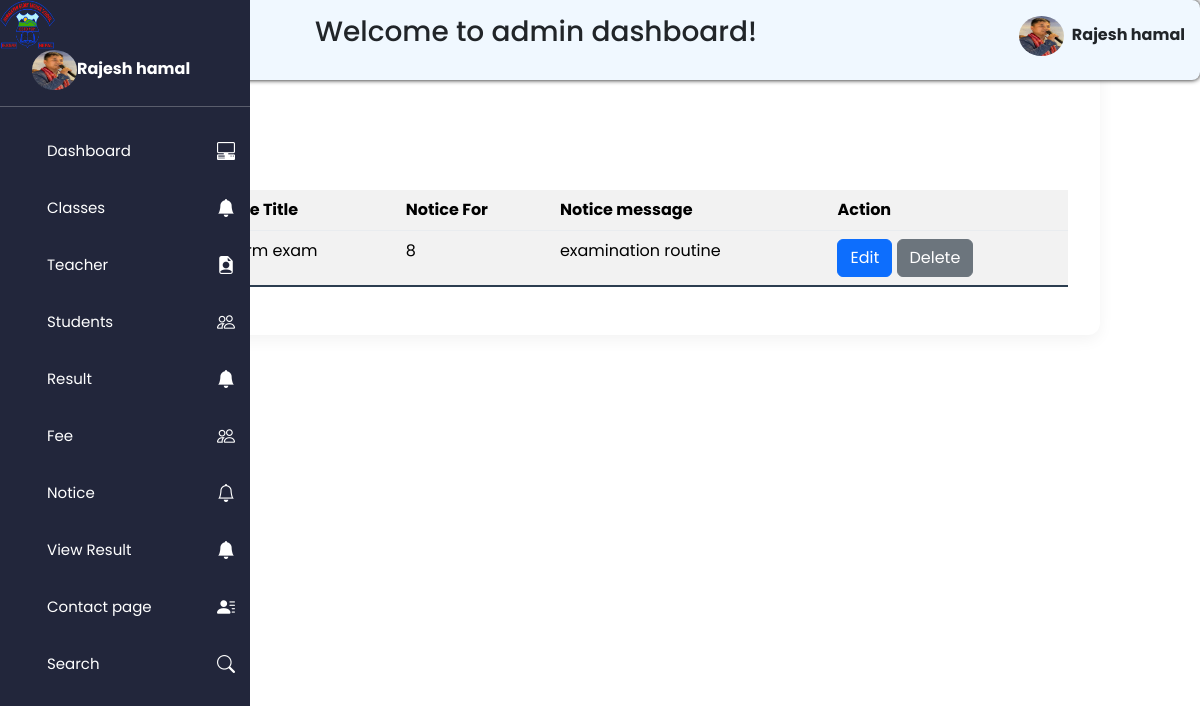
/admin/view-notice.php (signed in), run on the app's committed database.
### tables this page shows
CREATE TABLE `notice` (
  `id` int(11) NOT NULL AUTO_INCREMENT,
  `noticetitle` varchar(255) NOT NULL,
  `classid` int(11) NOT NULL,
  `noticemsg` text NOT NULL,
  `file_path` varchar(255) DEFAULT NULL,
  `created_at` timestamp NOT NULL DEFAULT current_timestamp(),
  PRIMARY KEY (`id`)
);

### admin/view-notice.php (the view, shortened to what this page needs)
<?php
include_once('../connection.php');
?>
<!DOCTYPE html>
<html lang="en">
<head>
    <link rel="stylesheet" href="/studentmgt/admin/css/add-students.css">
     <link rel="stylesheet" href="/studentmgt/admin/css/bootstrap.min.css">
</head>
<body>
  <?php include'includes/sidebar.php'?>
  <div class="table-data">
    <h2>Notice</h2>
    <table class="table table-striped">
        <tr>
            <th>S.N</th>
            <th>Notice Title</th>
            <th>Notice For</th>
            <th>Notice message</th>
            <th>Action</th>
        <tr>
        <?php
      $records = mysqli_query($conn,
     "SELECT id,noticetitle,classid,noticemsg FROM notice");
      $serialno=1;
        while ($row = mysqli_fetch_assoc($records)) {
        echo '<tr>
         <td>'.$serialno++.'</td>
        <td>'.$row['noticetitle'].'</td>
         <td>'.$row['classid'].'</td>
         <td> '.$row['noticemsg'].' </td>
        <td>
        <a href="manage-notice.php?editid='.$row['id'].'"><button class="btn btn-primary">Edit</button></a>
        <a href="manage-notice.php?deleteid='.$row['id'].'"onclick="return confirm(\'Are you sure you want to delete?\')"><button class="btn btn-secondary">Delete</button></td></a>
        </tr>';
        }
        ?>
        </tr>
    </table>
    </div>
</body>
</html>

### admin/includes/sidebar.php (shortened to what this page needs)
<?php
include('../connection.php');
$id=1;
?>
<!DOCTYPE html>
<html lang="en">
<head>
  <link rel="stylesheet" href="/studentmgt/admin/css/style.css">
  <link rel="stylesheet" href="/studentmgt/admin/css/bootstrap.min.css">
  <link rel="stylesheet" href="/studentmgt/admin/css/bootstrap-icons.min.css">
</head>
<body>
<header>
   <?php
  $sql="SELECT * from admin where id=$id";
  $result=mysqli_query($conn,$sql);
  while($row=mysqli_fetch_assoc($result)){
   $name=$row['name'];
   $img=$row['image'];
  }
  ?>
  <div class="head">
    <h3>Welcome to admin dashboard!</h3>
    <div >
    <img id="profile" class="profile-img" src="<?php echo "$img"?>"><strong ><?php echo $name ?> </strong>
    </div>
  </div>
</header>
<aside id="sidebar">
  <div class="head">
  <img src="../images/logo.png" class="logo">
  </div>
  <div >
    <img id="profile" class="profile-img" src="<?php echo "$img"?>"><strong ><?php echo $name ?> </strong>
 </div>
<hr>
  <div class="sidebar-link">
  <ul>
  <li><a href="dashboard.php">Dashboard</a><i class="bi bi-pc-display-horizontal"></i></li>
   <li><a href="./add-classes.php">Classes</a><i class="bi bi-bell-fill"></i></li>
  <li id="teacher">
      <a href="">Teacher</a><i class="bi bi-file-earmark-person-fill"></i>
      </li>
    <li id="student">
      <a href="">Students</a><i class="bi bi-people"></i></li>
    <li><a href="add-result.php">Result</a><i class="bi bi-bell-fill"></i></li>
    <li id="fee">
      <a href="">Fee</a><i class="bi bi-people"></i></li>
    <li id="notice">
      <a href="">Notice</a><i class="bi bi-bell"></i>
      </li>
      <li><a href="view-result.php">View Result</a><i class="bi bi-bell-fill"></i></li>
       <li><a href="view-contacepage.php">Contact page </a><i class="bi bi-person-lines-fill"></i>
       <li><a href="search-students.php">Search</a><i class="bi bi-search"></i>
  </ul></li>
  </div>
</aside>
</body>
</html>

### admin/css/add-students.css (style rules this page uses)
:root { --primary: #2c3e50; --secondary: #34495e; --accent: #3498db; --success: #2ecc71; --danger: #e74c3c; --light: #f8f9fa; --dark: #343a40; --border-color: #e9ecef; --shadow: 0 5px 15px rgba(0, 0, 0, 0.05); }
* { padding: 0; margin: 0; box-sizing: border-box; font-family: 'Poppins', sans-serif; }
body { background-color: #f4f6f9; color: var(--dark); }
.add-students h2, .add-teacher h2, .add-class h2, .add-notice h2, .add-result h2, .add-homework h2, .table-data h2 { color: var(--primary); margin-bottom: 2rem; font-weight: 600; position: relative; padding-bottom: 0.5rem; }
.add-students h2::after, .add-teacher h2::after, .add-class h2::after, .add-notice h2::after, .table-data h2::after { content: ''; position: absolute; bottom: 0; left: 50%; transform: translateX(-50%); width: 60px; height: 3px; background: var(--accent); border-radius: 2px; }
.table-data h2 { margin-top: 80px; text-align: left; }
.table-data h2::after { left: 0; transform: none; }
.table-data { background: white; padding: 2em; border-radius: 12px; box-shadow: var(--shadow); margin:0 auto; max-width:1000px; width: 100%; }
.table { margin:2em auto ; overflow-x: auto; overflow-y: auto; }
table { width: 100%; border-collapse: collapse; margin-top: 1rem; }
table th, table td { padding: 1rem; border-bottom: 1px solid var(--border-color); }
table tbody tr { transition: all 0.2s ease; }
table tbody tr:last-of-type td { border-bottom: 2px solid var(--primary); }

### admin/css/style.css (style rules this page uses)
* { padding: 0px; margin: 0px; box-sizing: 0px; }
header { background-color: aliceblue; height: 5em; width: 100%; border-radius: 8px; box-shadow: 0 0 5px black; position: fixed; top: 0; left: 0; z-index: 1000; }
header .head { padding: 15px; display: flex; justify-content: space-between; align-items: center; text-align: center; }
header h3 { margin-left: 300px; }
header .profile-img { border-radius: 50%; width: 45px; height: 40px; margin-right: 0.5em; position: relative; }
aside .profile-img { border-radius: 50%; width: 45px; height: 40px; margin-left: 2em; }
aside { background-color: rgb(34, 38, 59); top: 0px; left: 0px; width: 250px; height: 100%; position: fixed; color: white; display: block; transition: left 0.3s ease; z-index: 1002; }
aside .head { display: flex; justify-content: space-between; }
aside .logo { width: 55px; height: 50px; }
.sidebar-link .bi { font-size: 18px; }
li { display: flex; justify-content: space-between; align-items: center; }
aside ul { list-style: none; text-decoration: none; margin-top: auto; }
aside ul li { padding: 15px; }
aside ul a { text-decoration: none; color: white; font-size: 15px; }

### data on the page
notice: noticetitle "1st term exam", classid "8", noticemsg "examination routine"

### other printed values
$name "Rajesh hamal"
